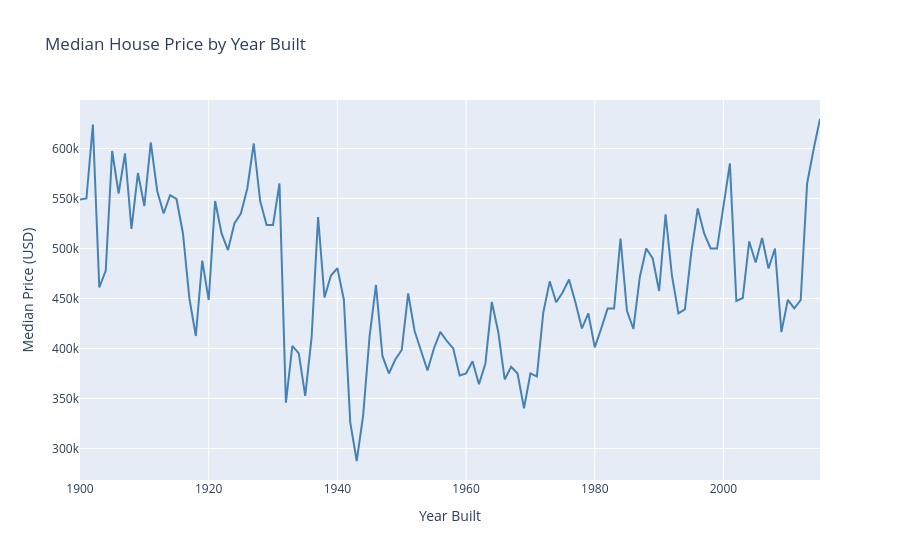

Notebook code for this chart:
### Code cell
# ── Cell 12: Price vs Year Built ─────────────────────────────────────────────
avg_by_year = df.groupby('yr_built')['price'].median().reset_index()

fig = px.line(
    avg_by_year, x='yr_built', y='price',
    title='Median House Price by Year Built',
    labels={'yr_built': 'Year Built', 'price': 'Median Price (USD)'}
)
fig.update_traces(line_color='steelblue')
fig.show()
